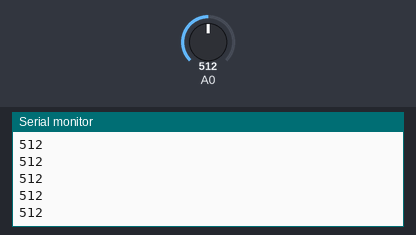
Simulated run of this sketch. Board: Arduino Uno, built with avr-gcc and run on an emulated ATmega328P. Parts: the last lines printed to the serial monitor. The test bench sets the inputs (shaded band); at power-on: A0 = 512.

Above: at 1.2 s.
1.3 s: A0 set to 716
At 1.56 s:
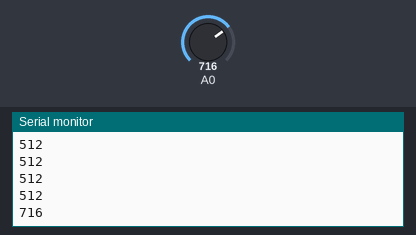
2.8 s: A0 set to 900
At 2.96 s:
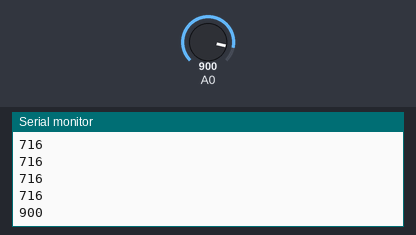
Timing chart, 0 to 5.8 s (numbered marks = the images above; inputs shaded):
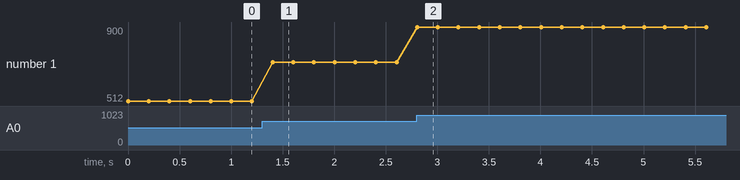

The sketch:

read_a0.ino
```cpp
void setup() {
  Serial.begin(9600);
}

void loop() {
  int sensorValue = analogRead(A0);
  Serial.print(sensorValue);
  Serial.println("");
  delay(200);
}
```

Measured:
- after the input at 1.3 s, the serial monitor: prints a new line after 0.10 s (image 1)
- after the input at 2.8 s, the serial monitor: prints a new line at once (image 2)
- plotted number 1: 512 → 716 after the input at 1.3 s, 716 → 900 after the input at 2.8 s
